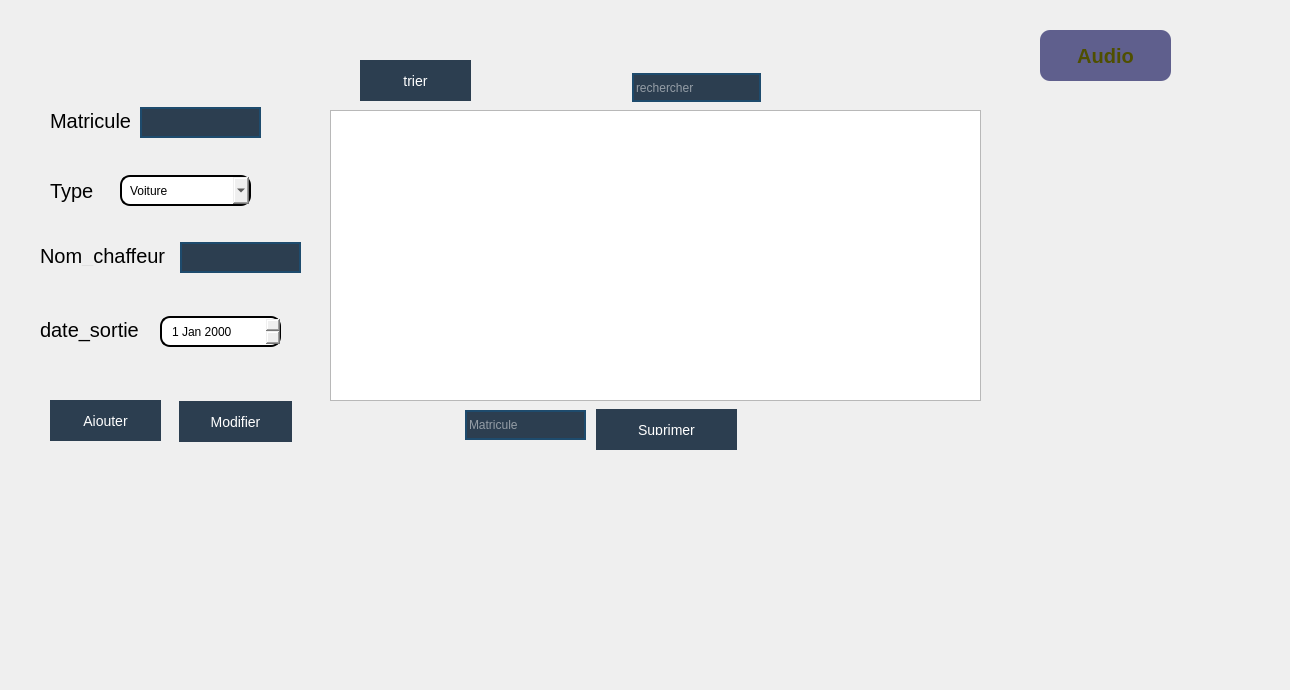
     <widget class="QWidget" name="tab_8">
      <attribute name="title">
       <string>Vehicule</string>
      </attribute>
      <widget class="QLabel" name="label_22">
       <property name="geometry">
        <rect>
         <x>50</x>
         <y>105</y>
         <width>101</width>
         <height>31</height>
        </rect>
       </property>
       <property name="styleSheet">
        <string notr="true">  border: none;
  color: black;
  
  text-align: center;
  text-decoration: none;
  display: inline-block;
  font-size: 20px;
  </string>
       </property>
       <property name="text">
        <string>Matricule</string>
       </property>
      </widget>
      <widget class="QLabel" name="label_23">
       <property name="geometry">
        <rect>
         <x>50</x>
         <y>175</y>
         <width>61</width>
         <height>31</height>
        </rect>
       </property>
       <property name="styleSheet">
        <string notr="true">  border: none;
  color: black;
  
  text-align: center;
  text-decoration: none;
  display: inline-block;
  font-size: 20px;
  </string>
       </property>
       <property name="text">
        <string>Type</string>
       </property>
      </widget>
      <widget class="QLabel" name="label_24">
       <property name="geometry">
        <rect>
         <x>40</x>
         <y>245</y>
         <width>141</width>
         <height>21</height>
        </rect>
       </property>
       <property name="styleSheet">
        <string notr="true">  border: none;
  color: black;
  
  text-align: center;
  text-decoration: none;
  display: inline-block;
  font-size: 20px;
  </string>
       </property>
       <property name="text">
        <string>Nom_chaffeur</string>
       </property>
      </widget>
      <widget class="QLabel" name="label_25">
       <property name="geometry">
        <rect>
         <x>40</x>
         <y>314</y>
         <width>121</width>
         <height>31</height>
        </rect>
       </property>
       <property name="styleSheet">
        <string notr="true">  border: none;
  color: black;
  
  text-align: center;
  text-decoration: none;
  display: inline-block;
  font-size: 20px;
  </string>
       </property>
       <property name="text">
        <string>date_sortie</string>
       </property>
      </widget>
      <widget class="QDateEdit" name="date">
       <property name="geometry">
        <rect>
         <x>160</x>
         <y>316</y>
         <width>121</width>
         <height>31</height>
        </rect>
       </property>
       <property name="styleSheet">
        <string notr="true">border: 2px solid black;
font: 75 8pt &quot;MS Shell Dlg 2&quot;;
border-radius: 10px;
padding: 0 8px;
font: bold, &quot;Comic Sans MS&quot;;;
text-align:center;</string>
       </property>
      </widget>
      <widget class="QComboBox" name="type">
       <property name="geometry">
        <rect>
         <x>120</x>
         <y>175</y>
         <width>131</width>
         <height>31</height>
        </rect>
       </property>
       <property name="styleSheet">
        <string notr="true">border: 2px solid black;
font: 75 8pt &quot;MS Shell Dlg 2&quot;;
border-radius: 10px;
padding: 0 8px;
font: bold, &quot;Comic Sans MS&quot;;;
text-align:center;</string>
       </property>
       <item>
        <property name="text">
         <string>Voiture</string>
        </property>
       </item>
       <item>
        <property name="text">
         <string>Moto</string>
        </property>
       </item>
      </widget>
      <widget class="QLineEdit" name="nom_ch">
       <property name="geometry">
        <rect>
         <x>180</x>
         <y>242</y>
         <width>121</width>
         <height>31</height>
        </rect>
       </property>
       <property name="styleSheet">
        <string notr="true">QLineEdit
{
	background-color: #2c3e50;
	color: #fcfcfc;
	border-style: solid;
	border-width: 2px;
	border-color: #1e4b6d;


}


QLineEdit::hover
{
	background-color: #2c3e50;
	color: #fcfcfc;
	border-style: solid;
	border-width: 2px;
	border-color: #01dcff;


}


QLineEdit::focus
{
	
	color: #fcfcfc;
	border-style: solid;
	border-width: 2px;
	border-color: #01dcff;


}</string>
       </property>
      </widget>
      <widget class="QPushButton" name="pb_ajouter_v">
       <property name="geometry">
        <rect>
         <x>50</x>
         <y>400</y>
         <width>111</width>
         <height>41</height>
        </rect>
       </property>
       <property name="styleSheet">
        <string notr="true">QPushButton{
font-family: &quot;Roboto&quot;, sans-serif;
    text-transform: uppercase;
    outline: 0;
    background: #2c3e50;
    color: #FFFFFF;
    width: 100%;
    border: 0;
    padding: 15px;
    font-size: 14px;
    -webkit-transition: all 0.3 ease;
    transition: all 0.3 ease;
    cursor: pointer;

}
QPushButton:hover
{

    background: #3498db;
}




</string>
       </property>
       <property name="text">
        <string>Ajouter</string>
       </property>
      </widget>
      <widget class="QPushButton" name="modifier">
       <property name="geometry">
        <rect>
         <x>179</x>
         <y>401</y>
         <width>113</width>
         <height>41</height>
        </rect>
       </property>
       <property name="styleSheet">
        <string notr="true">QPushButton{
font-family: &quot;Roboto&quot;, sans-serif;
    text-transform: uppercase;
    outline: 0;
    background: #2c3e50;
    color: #FFFFFF;
    width: 100%;
    border: 0;
    padding: 15px;
    font-size: 14px;
    -webkit-transition: all 0.3 ease;
    transition: all 0.3 ease;
    cursor: pointer;

}
QPushButton:hover
{

    background: #3498db;
}




</string>
       </property>
       <property name="text">
        <string>Modifier</string>
       </property>
      </widget>
      <widget class="QTableView" name="tableV">
       <property name="geometry">
        <rect>
         <x>330</x>
         <y>110</y>
         <width>651</width>
         <height>291</height>
        </rect>
       </property>
       <property name="styleSheet">
        <string notr="true">QHeaderView::section {
	font-family: &quot;Roboto&quot;, sans-serif;
    text-transform: uppercase;
    background-color: #2c3e50;
	color: #ffffff;
    padding: 4px;
    font-size: 10pt;
    border-style: none;
    border-bottom: 1px solid #fffff8;
    border-right: 1px solid #fffff8;

}

QHeaderView::section:horizontal
{
    border-top: 1px solid #fffff8;
}

QHeaderView::section:vertical
{
    border-left: 1px solid #fffff8;
}
</string>
       </property>
       <property name="gridStyle">
        <enum>Qt::SolidLine</enum>
       </property>
      </widget>
      <widget class="QLineEdit" name="matricule">
       <property name="geometry">
        <rect>
         <x>140</x>
         <y>107</y>
         <width>121</width>
         <height>31</height>
        </rect>
       </property>
       <property name="styleSheet">
        <string notr="true">QLineEdit
{
	background-color: #2c3e50;
	color: #fcfcfc;
	border-style: solid;
	border-width: 2px;
	border-color: #1e4b6d;


}


QLineEdit::hover
{
	background-color: #2c3e50;
	color: #fcfcfc;
	border-style: solid;
	border-width: 2px;
	border-color: #01dcff;


}


QLineEdit::focus
{
	
	color: #fcfcfc;
	border-style: solid;
	border-width: 2px;
	border-color: #01dcff;


}</string>
       </property>
      </widget>
      <widget class="QLineEdit" name="supr">
       <property name="geometry">
        <rect>
         <x>465</x>
         <y>410</y>
         <width>121</width>
         <height>30</height>
        </rect>
       </property>
       <property name="styleSheet">
        <string notr="true">QLineEdit
{
	background-color: #2c3e50;
	color: #fcfcfc;
	border-style: solid;
	border-width: 2px;
	border-color: #1e4b6d;


}


QLineEdit::hover
{
	background-color: #2c3e50;
	color: #fcfcfc;
	border-style: solid;
	border-width: 2px;
	border-color: #01dcff;


}


QLineEdit::focus
{
	
	color: #fcfcfc;
	border-style: solid;
	border-width: 2px;
	border-color: #01dcff;


}</string>
       </property>
       <property name="placeholderText">
        <string>Matricule</string>
       </property>
      </widget>
      <widget class="QPushButton" name="supr_2">
       <property name="geometry">
        <rect>
         <x>596</x>
         <y>409</y>
         <width>141</width>
         <height>41</height>
        </rect>
       </property>
       <property name="styleSheet">
        <string notr="true">QPushButton{
font-family: &quot;Roboto&quot;, sans-serif;
    text-transform: uppercase;
    outline: 0;
    background: #2c3e50;
    color: #FFFFFF;
    width: 100%;
    border: 0;
    padding: 15px;
    font-size: 14px;
    -webkit-transition: all 0.3 ease;
    transition: all 0.3 ease;
    cursor: pointer;

}
QPushButton:hover
{

    background: #3498db;
}




</string>
       </property>
       <property name="text">
        <string>Suprimer</string>
       </property>
      </widget>
      <widget class="QPushButton" name="trier">
       <property name="geometry">
        <rect>
         <x>360</x>
         <y>60</y>
         <width>111</width>
         <height>41</height>
        </rect>
       </property>
       <property name="styleSheet">
        <string notr="true">QPushButton{
font-family: &quot;Roboto&quot;, sans-serif;
    text-transform: uppercase;
    outline: 0;
    background: #2c3e50;
    color: #FFFFFF;
    width: 100%;
    border: 0;
    padding: 15px;
    font-size: 14px;
    -webkit-transition: all 0.3 ease;
    transition: all 0.3 ease;
    cursor: pointer;

}
QPushButton:hover
{

    background: #3498db;
}




</string>
       </property>
       <property name="text">
        <string>trier</string>
       </property>
      </widget>
      <widget class="QLineEdit" name="rech">
       <property name="geometry">
        <rect>
         <x>632</x>
         <y>73</y>
         <width>129</width>
         <height>29</height>
        </rect>
       </property>
       <property name="styleSheet">
        <string notr="true">QLineEdit
{
	background-color: #2c3e50;
	color: #fcfcfc;
	border-style: solid;
	border-width: 2px;
	border-color: #1e4b6d;


}


QLineEdit::hover
{
	background-color: #2c3e50;
	color: #fcfcfc;
	border-style: solid;
	border-width: 2px;
	border-color: #01dcff;


}


QLineEdit::focus
{
	
	color: #fcfcfc;
	border-style: solid;
	border-width: 2px;
	border-color: #01dcff;


}</string>
       </property>
       <property name="placeholderText">
        <string>rechercher</string>
       </property>
      </widget>
      <widget class="QPushButton" name="audio">
       <property name="geometry">
        <rect>
         <x>1040</x>
         <y>30</y>
         <width>131</width>
         <height>51</height>
        </rect>
       </property>
       <property name="styleSheet">
        <string notr="true">background-color:rgb(95, 95, 141);
color: rgb(79, 79, 0);font:bold 20px;
border-radius:10px;
border-style:outset;</string>
       </property>
       <property name="text">
        <string>Audio</string>
       </property>
      </widget>
      <widget class="QLabel" name="labelll_3">
       <property name="geometry">
        <rect>
         <x>0</x>
         <y>0</y>
         <width>1281</width>
         <height>681</height>
        </rect>
       </property>
       <property name="styleSheet">
        <string notr="true">border-image: url(:/img/policeman-background_48369-15139.jpg) 1 1 1 1 stretch stretch;</string>
       </property>
       <property name="text">
        <string/>
       </property>
      </widget>
      <zorder>labelll_3</zorder>
      <zorder>label_22</zorder>
      <zorder>label_23</zorder>
      <zorder>label_24</zorder>
      <zorder>label_25</zorder>
      <zorder>date</zorder>
      <zorder>type</zorder>
      <zorder>nom_ch</zorder>
      <zorder>pb_ajouter_v</zorder>
      <zorder>modifier</zorder>
      <zorder>tableV</zorder>
      <zorder>matricule</zorder>
      <zorder>supr</zorder>
      <zorder>supr_2</zorder>
      <zorder>trier</zorder>
      <zorder>rech</zorder>
      <zorder>audio</zorder>
     </widget>
